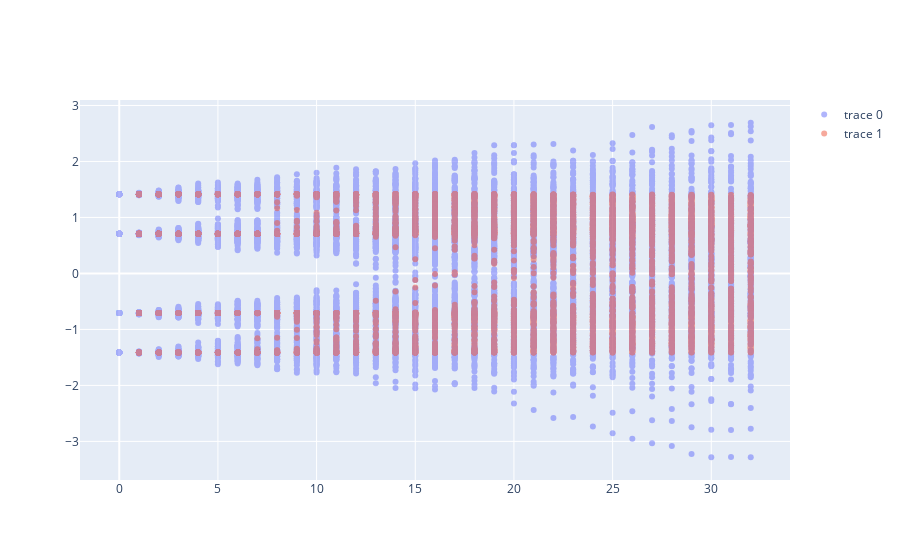

Notebook cell for this chart:
### Code cell
make_plot(4, True)

### Figure 1 — Plotly figure (JSON) as saved in the notebook; plotly's stock layout.template omitted (floating-point values rounded to 4 significant figures; data arrays with more than 128 entries replaced by an {"elided": "..."} marker saying what was removed)
{"data": [{"mode": "markers", "opacity": 0.5, "type": "scatter", "x": {"elided": "8448 int values"}, "y": {"elided": "8448 float values"}}, {"mode": "markers", "opacity": 0.5, "type": "scatter", "x": {"elided": "8448 int values"}, "y": {"elided": "8448 float values"}}], "layout": {}}
